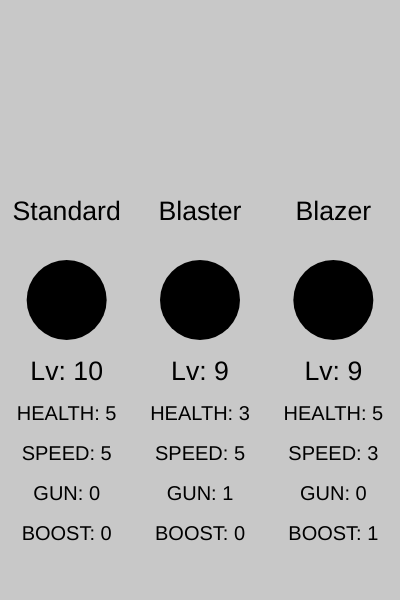
Frame 1 (no input)
Frame 60 (no input): identical to frame 1, image omitted
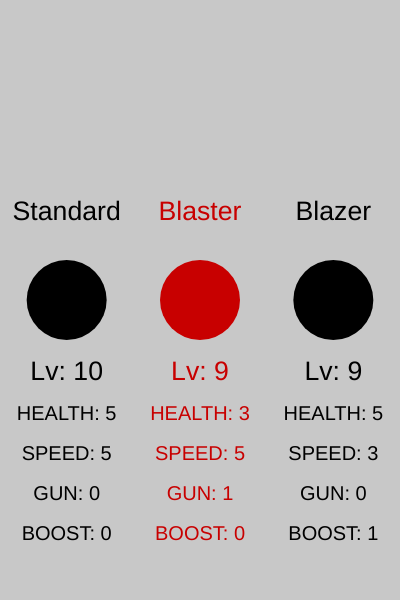
Frame 120 (the mouse pressed at the canvas centre since frame 60)

The p5.js sketch that drew these frames (run headless with seeded random() and noise() and a simulated clock; from frame 60 on, the mouse is pressed at the canvas centre):

// p5.js sketch
// ── sketch.js
class Ship {
    constructor(health, speed, gun, boost, type) {
        this.health = health;
        this.speed = speed;
        this.gun = gun;
        this.boost = boost;
        this.type = type;
        this.fuelLimit = 100;
        this.fuel = this.fuelLimit;
        this.maxHealth = health;
        this.velocity = this.speed;
        this.isMoving = {
            x: false,
            y: false
        };
    } //end Ship constructor
} //end Ship class

class Bullet {
    constructor(x, y, damage) {
        this.x = x;
        this.y = y;
        this.damage = damage;
        this.size = width/40;
        this.done = false;
    } //end Bullet constructor
    
    show() {
        fill(0,255,0);
        ellipse(this.x, this.y, this.size * player.gun);

        this.y -= height/16;

        //SETUP BULLET FOR TERMINATION
        if (this.y <= 0) {
            this.done = true;
        }
    } //end Bullet.show()
} //end Bullet class

class Player {
    constructor(ship) {
        for (let prop in ship) {
            this[prop] = ship[prop];
        }
    } //end Player constructor
} //end Player class

class Consumable {
    constructor(x, y) {
        this.x = x;
        this.y = y;
        this.size = width/20;
        this.pulseSpeed = 1;
        this.color = {
            r: 255,
            g: 255,
            b: 255
        };
        this.done = false;
    } //end Consumable constructor

    isWithinRange() {
        if ( dist(this.x, this.y, player.x, player.y) <= (this.size/2 + player.width) ) {
            this.done = true;
            return true;
        } else {
            return false;
        }
    }

    show() {
        this.setColor();
        fill(
            this.color.r,
            this.color.g,
            this.color.b
        );
        noStroke();
        ellipse(this.x, this.y, this.size);

        this.y += 10;

        this.size += this.pulseSpeed;

        if (this.size >= width/15 || this.size <= width/20) {
            this.pulseSpeed *= -1;
        }
        
        //SETUP CONSUMPTION BY PLAYER
        if (this.isWithinRange()) {
            this.applyBuff();
        }

    } //end Consumable.show()
} //end Consumable class

class GunBuff extends Consumable {
    setColor() {
        this.color = {
            r: 0,
            g: 255,
            b: 0
        };
    } //end GunBuff.setColor()

    applyBuff() {
        player.gun++;
    } //end GunBuff.applyBuff()
} //end GunBuff class

class SpeedBuff extends Consumable {
    setColor() {
        this.color = {
            r: 0,
            g: 0,
            b: 255
        };
    } //end SpeedBuff.setColor()

    applyBuff() {
        player.boost++;
    } //end SpeedBuff.applyBuff()
} //end SpeedBuff class

class HealBuff extends Consumable {
    setColor() {
        this.color = {
            r: 255,
            g: 0,
            b: 0
        };
    } //end HealBuff.setColor()

    applyBuff() {
        if (player.maxHealth - player.health >= 2) {
            player.health += 2;
        } else {
            player.health = player.maxHealth;
        }
    } //end HealBuff
} //end HealBuff class

let asteroid = {
    chance: 1,
    chanceIncrement: 0.00001,
    speed: 1,
    speedIncrement: 0.0001,
};

class Obstacle {
    constructor(x, y) {
        this.x = x;
        this.y = y;
        this.size = asteroid.size;
        this.health = 5;
        this.color = {
            r: 255,
            g: 255,
            b: 0
        };
        this.damage = 2;
        this.done = false;
    } //end Obstacle constructor
    
    detectBullets() {
        for (var i=0; i < player.bullets.length; i++) {
            if (dist(this.x, this.y, player.bullets[i].x, player.bullets[i].y) <= (this.size/2 + player.bullets[i].size/2)) {
                this.health -= player.bullets[i].damage;
                player.bullets[i].done = true;
            }
        }
    } //end Obstacle.detectBullets()

    detectPlayer() {
        if (dist(this.x, this.y, player.x, player.y) <= (this.size/2 + player.width)) {
            player.health -= this.damage;
            this.done = true;
        }
    }

    show() {
        fill(
            this.color.r,
            this.health * 51,
            this.color.b
        );
        noStroke();

        ellipse(this.x, this.y, this.size);
        this.y += asteroid.speed;

        //INCREASE DIFFICULTY
        //INCREASE ASTEROID CHANCE
        //INCREASE ASTEROID SPEED
        asteroid.speed += asteroid.speedIncrement;
        asteroid.chance += asteroid.chanceIncrement;


        this.detectBullets();
        this.detectPlayer();

        if (this.health <= 0) {
            this.done = true;
        }
    } //end Obstacle.show()
} //end Obstacle class

let obstacles = [];

let roster = [
    new Ship(5, 5, 0, 0, "Standard"),
    new Ship(3, 5, 1, 0, "Blaster"),
    new Ship(5, 3, 0, 1, "Blazer")
];
  
let menu = {},
    player,
    playerScore = 0,
    isPlaying = false;

let HUD = {
    showHealth: function() {
        noStroke();
        fill(255, 0, 0);
        rect(
            0,
            height-player.height*2,
            width/10 * player.health,
            player.height
        );
    }, //end HUD.showHealth()

    showFuel: function() {
        noStroke();
        fill(0,0,255);
        rect(
          0,
          height - player.height,
          width/200 * player.fuel,
          player.height  
        );
    }, //end HUD.showFuel()

    showScore: function() {
        noStroke();
        fill(0);
        rect(
            width/2,
            height - player.height,
            width/2,
            player.height
        );

        fill(255);
        textAlign(CENTER);
        text(
            parseInt(playerScore),
            width/2,
            height - player.height,
            width/2,
            player.height
        );
    },
    
    display: function() {
        this.showHealth();
        this.showFuel();
        this.showScore();
    } //end HUD.display()
}; //end HUD

let consumables = [];

function setup() {
    createCanvas(400,600);

    menu.textSize = height/15;

    menu.charButtons = [];
    for (let i=0; i < roster.length; i++) {
        menu.charButtons[i] = {
            x: width/6 + ((width/3) * i),
            y: height/3 * 1.5,
            diameter: width/5,
            rep: roster[i],

            show: function() {
                //GENERATE BUTTON
                if ( dist(mouseX, mouseY, this.x, this.y) <= this.diameter/2 ) {
                    fill(200, 0, 0);                    
                    this.active = true;
                } else {
                    fill(0);
                    this.active = false;
                }

                textSize(menu.textSize / 1.5);
                text(this.rep.type, this.x, this.y-this.diameter);

                ellipse(this.x, this.y, this.diameter);

                //DISPLAY LEVEL
                text(`Lv: ${this.rep.health+this.rep.speed+this.rep.gun+this.rep.boost}`, this.x, this.y+this.diameter);

                //DISPLAY STATS
                let statIterator = 1;
                for (var stat in this.rep) {
                    if (stat != 'type') {
                        textSize(menu.textSize / 2);
                        text(
                            `${stat}: ${this.rep[stat]}`.toUpperCase(),
                            this.x,
                            this.y + (this.diameter + this.diameter/2 * statIterator)
                        );
                    }

                    statIterator++;
                } //end for in
                
            } //end charButtons.show()
        } //end charButtons
    } //end for loop

    menu.show = function(playerScore = 0) {
        background(200);
        noStroke();

        //CENTER ALL MENU TEXT
        textAlign(CENTER);

        //IF PLAYER SCORE EXISTS, SHOW IT
        if (playerScore != 0) {
            textSize(this.textSize);
            fill(150, 0, 0);
            text(
                'Score: ' + parseInt(playerScore),
                (width/2),
                height/5
            );
        }

        //SHOW CHARACTER BUTTONS
        for (let b=0; b < this.charButtons.length; b++) {
            this.charButtons[b].show();
        }
    }; //end menu.show()
} //end setup()

function mouseClicked() {
    //WHEN MOUSE IS CLICKED

    if (false == isPlaying) {
        //CHECK FOR SELECTED CHARACTER
        for (let btn in menu.charButtons) {
            if (menu.charButtons[btn].active == true) {
                //GOT CHARACTER
                //CHARACTER CLICKED -- CLICKED CHARACTER
                
                //IN CASE OF RESPAWN, RESET ALL STATS AND VARIABLES
                //SET SCORE TO ZERO, IN CASE PLAYER IS RESPAWNING
                playerScore = 1;
                consumables = [];

                //SETUP OBSTACLES
                asteroid.size = width/8;
                asteroid.columns = [];

                //RESET OBSTACLES
                obstacles = [];

                for (var c=0; c < 8; c++) {
                    asteroid.columns[c] = (width/8 * c) + asteroid.size/2;
                }

                console.log(asteroid.columns);

                //SETUP PLAYER FOR LAUNCH
                player = new Player(menu.charButtons[btn].rep);
                player.x = width/2;
                player.y = height/5*4;
                player.width = width/20;
                player.height = height/20;

                //SET PLAYER COLORS
                switch(player.type) {
                    case 'Blaster':
                        player.color = {
                            body: {
                                r: 210,
                                g: 150,
                                b: 0,
                            },

                            bound: {
                                r: 0,
                                g: 250,
                                b: 0
                            }
                        };
                        break;

                    case 'Blazer':
                        player.color = {
                            body: {
                                r: 210,
                                g: 210,
                                b: 0,
                            },

                            bound: {
                                r: 255,
                                g: 0,
                                b: 0,
                            }
                        };
                        break;

                    default:
                        player.color = {
                            body: {
                                r: 255,
                                g: 255,
                                b: 255,
                            },

                            bound: {
                                r: 150,
                                g: 150,
                                b: 150,
                            }
                        };
                } //end switch

                player.show = function() {
                    //DISPLAY PLAYER
                    fill(
                        player.color.body.r,
                        player.color.body.g,
                        player.color.body.b
                    ); //SPACESHIP COLOR
                    noStroke();
                    triangle(
                        player.x, player.y-player.height/2, //SPACESHIP TIP
                        player.x-player.width/2, player.y+player.height/2, //SPACESHIP LEFT WING
                        player.x+player.width/2, player.y+player.height/2 //SPACESHIP RIGHT WING
                    );

                    //DISPLAY PLAYER BOUND
                    noFill();
                    stroke(
                        player.color.bound.r,
                        player.color.bound.g,
                        player.color.bound.b
                    );
                    ellipse(player.x, player.y, player.height + player.width);
                };
                
                player.bullets = [];

                player.play = function() {

                    //LOCOMOTION

                    //PRESSED 'W' KEY
                    if (keyIsDown(87) && player.y-(player.height+player.width)/2 > 0) {
                        player.y -= player.velocity;
                        player.isMoving.y = true;
                    }
                    //PRESSED 'S' KEY
                    else if (keyIsDown(83) && player.y+(player.height+player.width)/2 < height-player.height*2) {
                        player.y += player.velocity;
                        player.isMoving.y = true;
                    } 
                    else {
                        player.isMoving.y = false;
                    }
                
                    //PRESSED 'D' KEY
                    if (keyIsDown(68) && player.x+(player.height+player.width)/2 < width) {
                        player.x += player.velocity;
                        player.isMoving.x = true;
                    }
                    //PRESSED 'A' KEY
                    else if (keyIsDown(65) && player.x-(player.height+player.width)/2 > 0) {
                        player.x -= player.velocity;
                        player.isMoving.x = true;
                    }
                    else {
                        player.isMoving.x = false;
                    }
                    
                    //PRESSED 'SHIFT' KEY -- WHILE PLAYER IS MOVING
                    //ENABLE BOOST
                    if (keyIsDown(SHIFT) && (player.isMoving.x || player.isMoving.y) && player.fuel) {
                        if (player.boost) {
                            player.velocity = player.speed + 4;
                        }

                        if (1 == player.boost) {
                            player.fuel--;
                        }
                    } else {
                        player.velocity = player.speed;
                    }

                    //REGEN FUEL
                    //IF PLAYER IS NOT BOOSTING AND FUEL IS BELOW LIMIT
                    //IF PLAYER VELOCITY IS EQUAL TO BASE SPEED
                    if (player.velocity == player.speed && player.fuel < player.fuelLimit) {
                        if (player.fuel != 0 || !keyIsDown(SHIFT)) {
                            player.fuel++;
                        }
                    }
                } //end player.play()

                //LAUNCH GAME
                isPlaying = true;
            } //end if
        } //end for in
    }
} //end mouseClicked()

function showAll(array) {
    for (var i=0; i < array.length; i++) {
        array[i].show();

        if (array[i].done) {
            array.splice(i, 1);
        }
    }
} //end showAll()

function PlayGame() {
    background(0);
    player.show();
    player.play();
    playerScore += 0.1;

    //SHOW PLAYER BULLETS
    showAll(player.bullets);

    //SETUP CONSUMABLES
    //SETUP HEALBUFF
    if (random(100) < 0.1) {
        consumables.push(new HealBuff(random(width), 0));
    }

    if (random(100) < 0.1) {
        consumables.push(new SpeedBuff(random(width), 0));
    }

    if (random(100) < 0.1) {
        consumables.push(new GunBuff(random(width), 0));
    }

    //SHOW CONSUMABLES
    showAll(consumables);

    //SHOW OBSTACLES
    if (random(100) < asteroid.chance) {
        obstacles.push(new Obstacle(
            random(asteroid.columns),
            0,
            asteroid.speed
        )
    );
    }
    showAll(obstacles);
    
    HUD.display();

    if (player.health <= 0) {
        isPlaying = false;
    }
} //end PlayGame()

function keyPressed() {

    //WHEN IN-GAME
    if (isPlaying) {
        
        //IF COMMA IS PRESSED (REGISTER ONCE -- AS TAP)
        if (188 == keyCode) {

            //IF PLAYER HAS "GUN" AND NO BULLETS ARE ON SCREEN
            if (player.gun && 0 == player.bullets.length) {
                //SHOOT BULLET
                player.bullets.push(new Bullet(player.x, player.y, player.gun));
            } //end BULLET / GUN CONDITION
        } //end COMMA KEYCODE

        if (UP_ARROW == keyCode) {
            consumables.push(new GunBuff(width/2, 0));
        }

        if (LEFT_ARROW == keyCode) {
            consumables.push(new SpeedBuff(width/4, 0));
        }

        if (RIGHT_ARROW == keyCode) {
            consumables.push(new HealBuff(width/4 * 3, 0));
        }

        if (DOWN_ARROW == keyCode) {
            obstacles.push(new Obstacle(width/2, 0));
        }

        if (ESCAPE == keyCode) {
            isPlaying = false;
        }
        
    } //end isPlaying condition
} //end keyPressed()

function draw() {

    if (false == isPlaying) {
        menu.show(playerScore);
    } else {
        PlayGame();
    }
} //end draw()
